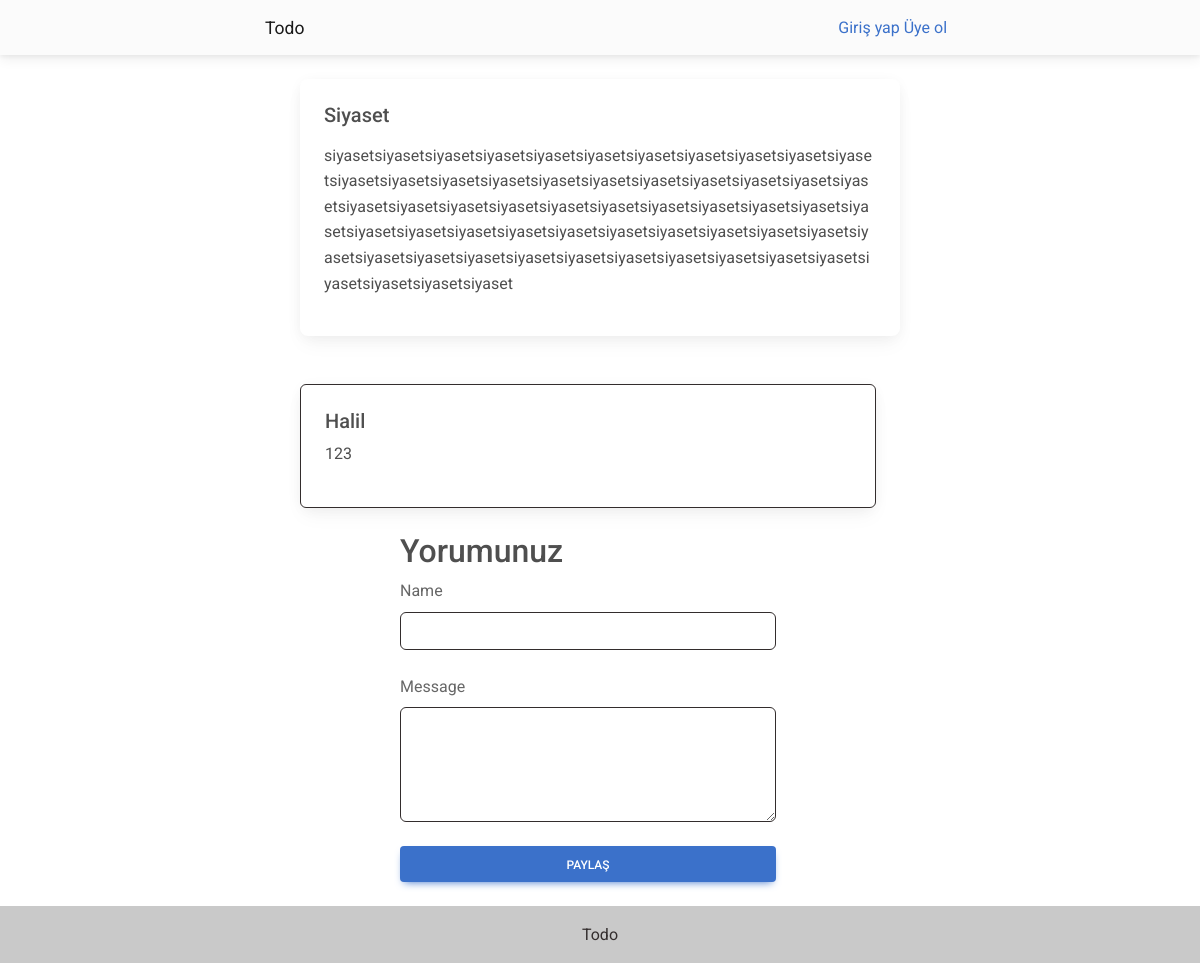
The page /detail/siyaset/ on the database its author committed.
### todoApp/models.py (models this page shows, shortened)
class Todo(models.Model):
    category = models.ForeignKey(Category, on_delete=models.SET_NULL, null=True)
    title = models.CharField(max_length=50, null=True)
    content = models.TextField(blank=True, null=True)
    is_active = models.BooleanField(default=False)
    created_at = models.DateField(("Oluşturma Tarihi"),  auto_now_add=True, null=True)
    updated_at = models.DateField( ("Son Güncelleme Tarihi"), auto_now=True)
    slug = AutoSlugField(populate_from ="title" ,unique = True, null = True)

class Form_page(models.Model):
    cate = models.ForeignKey(Todo, verbose_name=("Kategori seçiniz"), on_delete=models.CASCADE, null=True)
    full_name = models.CharField(("Adınızı girin"), max_length=50,null=True,blank=False)
    text = models.TextField(("Yorumunuz"),null=True)

### todoApp/views.py (the view, shortened to what this page needs)
# urls.py: path('detail/<slug_kart>/',detail),
def detail(request, slug_kart):
    hata = None
    form_page = Form_page.objects.filter(cate__slug = slug_kart)
    post = get_object_or_404(Todo, slug = slug_kart)
    context = {
        "hata":hata,
        'form_page':form_page,
        "post": post,
    }
    return render(request, 'detail.html', context)

### todoApp/templates/detail.html (shortened to what this page needs)
{% extends 'base.html' %}
{% block body %}
<div class="d-flex justify-content-center mt-4">
    <div class="card  w-50">
        <div class="card-body ">
            <h5 class="card-title"> {{post.title}} </h5>
            <p class="card-text"> {{post.content|linebreaks}} </p>
        </div>
    </div>
</div>
<div class="row d-flex justify-content-center mt-4 w-100">
    <div class="col-6">
        {% for i in form_page %}
        <div class="card mt-4">
            <div class="card-body border border-dark rounded-4">
                <h5 class="card-title"> {{i.full_name}} </h5>
                <p class="card-text"> {{i.text}} </p>
            </div>
        </div>
        {% endfor %}
    </div>
</div>
<div class="row d-flex justify-content-center mt-4 w-100">
    <div class="col-4">
        <form method="POST">
            <h2>Yorumunuz</h2>
            {% if user.is_authenticated  %}
            <div class="form-outline mb-4">
                <label class="form-label" for="form4Example1">Name</label>
                <input name="name" type="text" id="form4Example1" class="form-control border  border-dark rounded-4" />
            </div>
            <div class="form-outline mb-4">
                <label class="form-label" for="form4Example3">Message</label>
                <textarea name="comment" class="form-control  border border-dark rounded-4" id="form4Example3"
                    rows="4"></textarea>
            </div>
            <button type="submit" class="btn btn-primary btn-block mb-4">Paylaş</button>
            {% else %}
            <div class="form-outline mb-4">
                <label class="form-label" for="form4Example1">Name</label>
                <input name="name" type="text" id="form4Example1" class="form-control border  border-dark rounded-4" />
            </div>
            <div class="form-outline mb-4">
                <label class="form-label" for="form4Example3">Message</label>
                <textarea name="comment" class="form-control  border border-dark rounded-4" id="form4Example3"
                    rows="4"></textarea>
            </div>
            <button  type="submit" class="btn btn-primary btn-block mb-4">Paylaş</button>
            {% endif %}
        </form>
    </div>
</div>
{% endblock body %}

### todoApp/templates/base.html (shortened to what this page needs)
<!DOCTYPE html>
<html lang="en">
<head>
    <link href="https://cdnjs.cloudflare.com/ajax/libs/font-awesome/6.0.0/css/all.min.css" rel="stylesheet" />
    <link href="https://cdnjs.cloudflare.com/ajax/libs/mdb-ui-kit/6.4.1/mdb.min.css" rel="stylesheet" />
</head>
<body>
    {% include 'navbar.html' %}
    {% block body %}
    {% endblock body %}
    {% include 'footer.html' %}
</body>
</html>

### todoApp/templates/navbar.html (shortened to what this page needs)
<!DOCTYPE html>
<html lang="en">
<head>
<link
href="https://cdnjs.cloudflare.com/ajax/libs/font-awesome/6.0.0/css/all.min.css"
rel="stylesheet"
/>
<link
href="https://cdnjs.cloudflare.com/ajax/libs/mdb-ui-kit/6.4.1/mdb.min.css"
rel="stylesheet"
/>
</head>
<body>
<nav class="navbar navbar-light bg-light d-flex" style="justify-content:space-around ;">
  <div>
    <div class="container-fluid">
      <a class="navbar-brand" href="/">
        <small>Todo</small>
      </a>
    </div>
  </div>
    {% if user.is_authenticated %}
    <div  class="d-flex mt-4" style="gap: 20px;">
      <p class="text-capitalize" > {{user.username}}  </p>
      <a href="{% url 'logoutUser' %}">Çıkış yap</a>
    </div>
    {% else %}
      <div>
        <a href="/giris">Giriş yap</a>
        <a href="/kayıtol">Üye ol</a>
      </div>
    {% endif %}
  </nav>
</body>
</html>

### todoApp/templates/footer.html (shortened to what this page needs)
<!DOCTYPE html>
<html lang="en">
<head>
<link
href="https://cdnjs.cloudflare.com/ajax/libs/font-awesome/6.0.0/css/all.min.css"
rel="stylesheet"
/>
<link
href="https://cdnjs.cloudflare.com/ajax/libs/mdb-ui-kit/6.4.1/mdb.min.css"
rel="stylesheet"
/>
</head>
<body>
  <footer class="bg-light text-center text-lg-start w-100 ">
    <div class="text-center p-3" style="background-color: rgba(0, 0, 0, 0.2);">
      <a id="dark" class="text-dark" href="/">Todo</a>
    </div>
  </footer>
</body>
</html>

### rows shown on the page
Todo: title "Siyaset", content "siyasetsiyasetsiyasetsiyasetsiyasetsiyasetsiyasetsiyasetsiyasetsiyasetsiyasetsiyasetsiyasetsiyasetsiyasetsiyasetsiyasetsiyasetsiyasetsiyasetsiyasetsiyasetsiyasetsiyasetsiyasetsiyasetsiyasetsiyasetsiyasetsiyasetsiyasetsiyasetsiyasetsiyasetsiyasetsiyasetsiyasetsiyasetsiyasetsiyasetsiyasetsiyasetsiyasetsiyasetsiyasetsiyasetsiyasetsiyasetsiyasetsiyasetsiyasetsiyasetsiyasetsiyasetsiyasetsiyasetsiyasetsiyaset"
Form_page: full_name "Halil", text "123"
